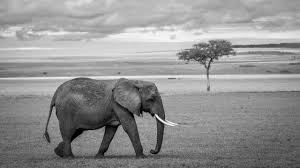
#> input picture imagenes/1.jpeg, 300 x 168 px
$ python test_fourier.py
#> lines starting #> are read from the running program, lines starting #| are printed output that depends on the picture
### image_utils/procesamiento.py
# image_utils/procesamiento.py

from PIL import Image
import numpy as np

def elegir_archivo():
    import tkinter as tk
    from tkinter import filedialog
    root = tk.Tk()
    root.withdraw()
    ruta = filedialog.askopenfilename(
        title="Selecciona una imagen",
        filetypes=[("Imágenes", "*.png *.jpg *.jpeg")]
    )
#> the answer given: imagenes/1.jpeg
    return ruta

def cargar_imagen(ruta):
#> called with ruta = 'imagenes/1.jpeg'
    return Image.open(ruta)
#> returned value is the input picture: PIL image 300x168 RGB; min 0, max 255, mean 146.4

# [7 lines left out: function crear_imagen_gris_prueba, not called in this run]

def procesar_imagen_segun_modo_real(img):
    modo_original = img.mode
#> modo_original = 'RGB'
    if modo_original == 'L':
        return img, True
    if modo_original == 'P':
        paleta = img.getpalette()
        if paleta:
            tripletas = np.array(paleta).reshape(-1,3)
            es_paleta_gris = all((r==g==b) for r,g,b in tripletas)
            if es_paleta_gris:
                return img.convert('L'), True
            else:
                return img.convert('RGB'), False
        else:
            return img.convert('RGB'), False
    if modo_original == 'RGB':
        return img, False
    return img.convert('RGB'), False

def separar_canales_rgb(img):
    r, g, b = img.split()
    return np.array(r), np.array(g), np.array(b)

def a_senal_1d(img_o_np):
    if not isinstance(img_o_np, np.ndarray):
        arr = np.array(img_o_np)
    else:
        arr = img_o_np
    flattened = arr.flatten()
    normalized = 2 * (flattened / 255.0) - 1
    return normalized

### fourier_transform/transform.py
import numpy as np
import matplotlib.pyplot as plt
from scipy.stats import norm


def aplicar_fft(senal_1d):
    return np.fft.fft(senal_1d)


def aplicar_ifft(espectro):
    return np.real(np.fft.ifft(espectro))


def aplicar_fft_2d(matriz):
    return np.fft.fft2(matriz)


def aplicar_ifft_2d(espectro):
    return np.real(np.fft.ifft2(espectro))


# [27 lines left out: functions filtro_gaussiano, aplicar_filtro_gaussiano, mostrar_comparacion_filtro, not called in this run]

### test_fourier.py
# test_fourier.py

from image_utils.procesamiento import elegir_archivo, cargar_imagen, procesar_imagen_segun_modo_real, separar_canales_rgb, a_senal_1d
from fourier_transform.transform import aplicar_fft, aplicar_ifft
import numpy as np
import matplotlib.pyplot as plt

def reconstruir_imagen_color(img_proc):
    # Separar canales
    r, g, b = separar_canales_rgb(img_proc)

    # Aplicar FFT e IFFT a cada canal
    r_senal = a_senal_1d(r)
    g_senal = a_senal_1d(g)
    b_senal = a_senal_1d(b)

    r_fft = aplicar_fft(r_senal)
    g_fft = aplicar_fft(g_senal)
    b_fft = aplicar_fft(b_senal)

    r_rec = aplicar_ifft(r_fft)
    g_rec = aplicar_ifft(g_fft)
    b_rec = aplicar_ifft(b_fft)

    # Reconstruir imagen tridimensional
    # Normalizar de vuelta a [0,255] para formar imagen
    def normalizar(arr):
        arr = (arr + 1) / 2  # De [-1,1] a [0,1]
        arr = np.clip(arr, 0, 1)
        return (arr * 255).astype(np.uint8)

    img_rgb_rec = np.stack((normalizar(r_rec),
                            normalizar(g_rec),
                            normalizar(b_rec)), axis=-1)
    return img_rgb_rec

def prueba_fft_color():
    ruta = elegir_archivo()
    if not ruta:
        print("No se seleccionó ninguna imagen.")
        return

    img = cargar_imagen(ruta)
    img_proc, es_gris = procesar_imagen_segun_modo_real(img)
#> es_gris = False

    if es_gris:
        print("Imagen en escala de grises, para reconstrucción exacta usa imagen color.")
        return

    r, g, b = separar_canales_rgb(img_proc)
    senal_r = a_senal_1d(r)

    espectro_r = aplicar_fft(senal_r)
    senal_rec_r = aplicar_ifft(espectro_r)

    img_rec = reconstruir_imagen_color(img_proc)

    # Mostrar imágenes (original y reconstruida)
    fig, axs = plt.subplots(1, 2, figsize=(12, 6))
    axs[0].imshow(np.array(img_proc))
    axs[0].set_title("Imagen Original")
    axs[0].axis('off')

    axs[1].imshow(img_rec)
    axs[1].set_title("Imagen Reconstruida FFT + IFFT")
    axs[1].axis('off')

    plt.show()
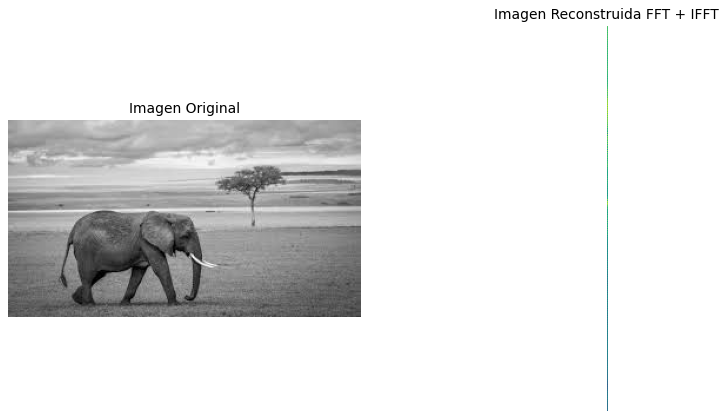
#> figure drawn by matplotlib, 2 panels

if __name__ == '__main__':
    prueba_fft_color()

$ run again, on imagenes/4.jpeg
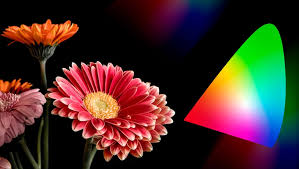
#> input picture imagenes/4.jpeg, 299 x 169 px
#> in cargar_imagen, returned value is the input picture: PIL image 299x169 RGB; mean R, G, B 68.6, 46.4, 40.2
#> es_gris = False
#> in separar_canales_rgb, `r, g, b = img.split()`:
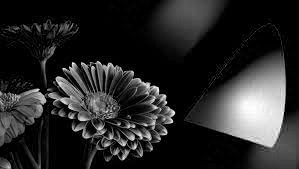
#> b: PIL image 299x169 L; min 0, max 255, mean 40.2
#> in prueba_fft_color, `plt.show()`:
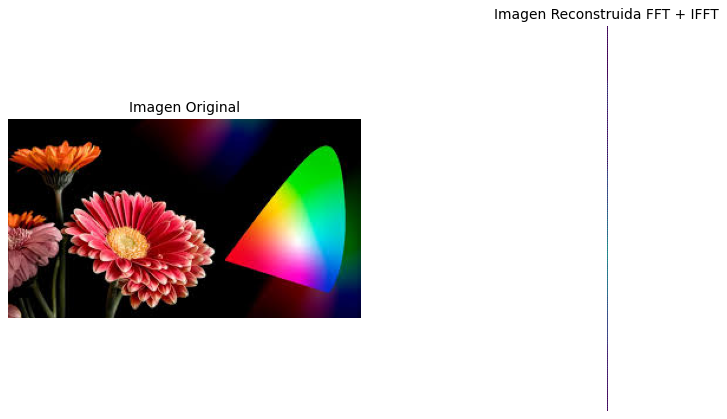
#> figure drawn by matplotlib, 2 panels

$ run again, on imagenes/5.jpeg
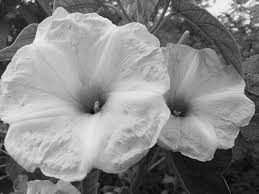
#> input picture imagenes/5.jpeg, 259 x 194 px
#> in cargar_imagen, returned value is the input picture: PIL image 259x194 RGB; min 0, max 248, mean 134.8
#> es_gris = False
#> in prueba_fft_color, `plt.show()`:
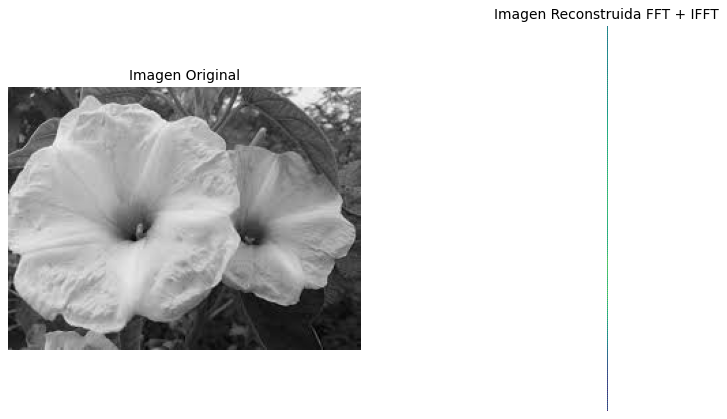
#> figure drawn by matplotlib, 2 panels

$ run again, on imagenes/2.png
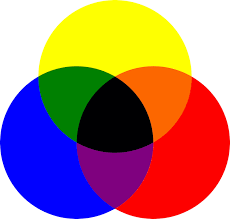
#> input picture imagenes/2.png, 230 x 219 px
#> in cargar_imagen, returned value is the input picture: PIL image 230x219 P; mean R, G, B 169.4, 120, 113.6
#> paleta = 480 values, max 255 at index 0, min 0 at index 8, mean 123.2
#> tripletas = 160 rows, first 8: [255, 255, 255], [254, 255, 1], [253, 1, 0], [1, 1, 255], [0, 0, 2], [252, 103, 0], [127, 1, 127], [0, 128, 1]
#> es_paleta_gris = False
#> in separar_canales_rgb, `r, g, b = img.split()`:
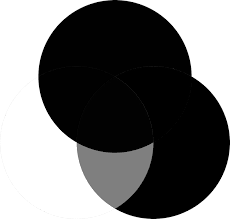
#> b: PIL image 230x219 L; min 0, max 255, mean 113.6
#> in prueba_fft_color, `plt.show()`:
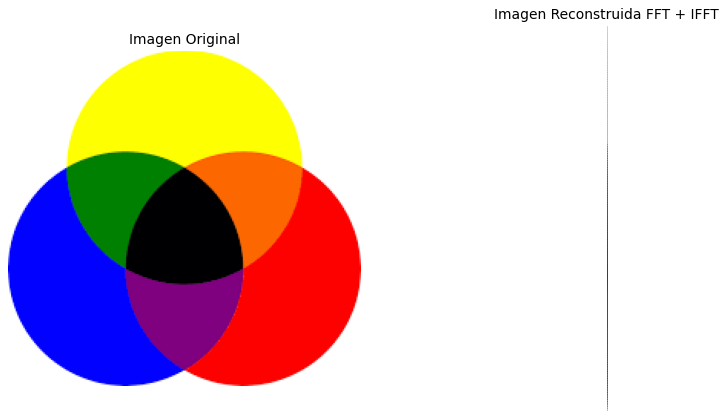
#> figure drawn by matplotlib, 2 panels
